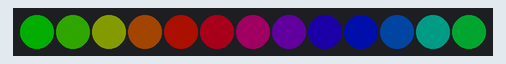
Recording of a program running on a simulated CircuitPython board. Shown: 13 RGB LEDs in strip order, left to right. Dim RGB values are drawn brighter than linear; the clock reads 2024-03-15 10:24:30 at power-on unless the program sets it.

Above: at 0.1 s.
At 2.1 s:
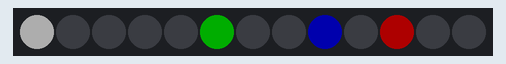
At 16.1 s:
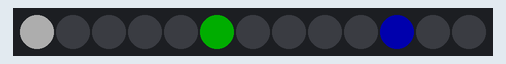
At 23.1 s:
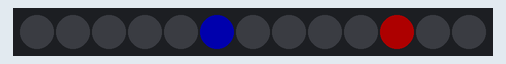
At 36.1 s:
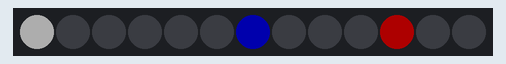
At 39.1 s:
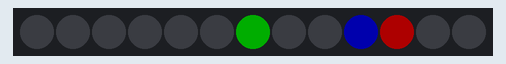

The program:

NeoPixel_clock-checkpoint.py
```python
# Simple test for NeoPixels on Raspberry Pi
import time
import board
import neopixel


# Choose an open pin connected to the Data In of the NeoPixel strip, i.e. board.D18
# NeoPixels must be connected to D10, D12, D18 or D21 to work.
pixel_pin = board.D18

# The number of NeoPixels
num_pixels = 13

# The order of the pixel colors - RGB or GRB. Some NeoPixels have red and green reversed!
# For RGBW NeoPixels, simply change the ORDER to RGBW or GRBW.
ORDER = neopixel.GRB

pixels = neopixel.NeoPixel(
    pixel_pin, num_pixels, brightness=0.2, auto_write=False, pixel_order=ORDER
)

def rainbow_cycle(wait):
    for j in range(255):
        for i in range(num_pixels):
            pixel_index = (i * 256 // num_pixels) + j
            pixels[i] = wheel(pixel_index & 255)
        pixels.show()
        time.sleep(wait)


def wheel(pos):
    # Input a value 0 to 255 to get a color value.
    # The colours are a transition r - g - b - back to r.
    if pos < 0 or pos > 255:
        r = g = b = 0
    elif pos < 85:
        r = int(pos * 3)
        g = int(255 - pos * 3)
        b = 0
    elif pos < 170:
        pos -= 85
        r = int(255 - pos * 3)
        g = 0
        b = int(pos * 3)
    else:
        pos -= 170
        r = 0
        g = int(pos * 3)
        b = int(255 - pos * 3)
    return (r, g, b) if ORDER in (neopixel.RGB, neopixel.GRB) else (r, g, b, 0)

def normal_pos (pos):
    if pos==0:
        pos=12
    return pos


pixels.fill((0, 0, 0))
pixels.show()
rainbow_cycle(0.001)  # rainbow cycle with 1ms delay per step
rainbow_cycle(0.001)  # rainbow cycle with 1ms delay per step
rainbow_cycle(0.001)  # rainbow cycle with 1ms delay per step
pixels.fill((0, 0, 0))
pixels.show()

while True:
    pixels.fill((0, 0, 0))
    hour=normal_pos(int(time.localtime()[3])%12)
    min=normal_pos(int(int(time.localtime()[4])/5)+1)
    sec=normal_pos(int(time.localtime()[5])%12)
    pixels[hour]=(255,0,0)
    pixels[min]=(0,255,0)
    pixels[sec]=(0,0,255)
    pixels[0]=(255,255,255)
    pixels.show()
    time.sleep(1)

    pixels.fill((0, 0, 0))
    hour=normal_pos(int(time.localtime()[3])%12)
    min=normal_pos(int(int(time.localtime()[4])/5)+1)
    sec=normal_pos(int(time.localtime()[5])%12)
    pixels[min]=(0,255,0)
    pixels[hour]=(255,0,0)
    pixels[sec]=(0,0,255)
    pixels[0]=(0,0,0)
    pixels.show()
    time.sleep(1)    
```

Measured:
- what the display in image 1 shows lasts 1.0 s, from 2.0 s to 3.0 s
